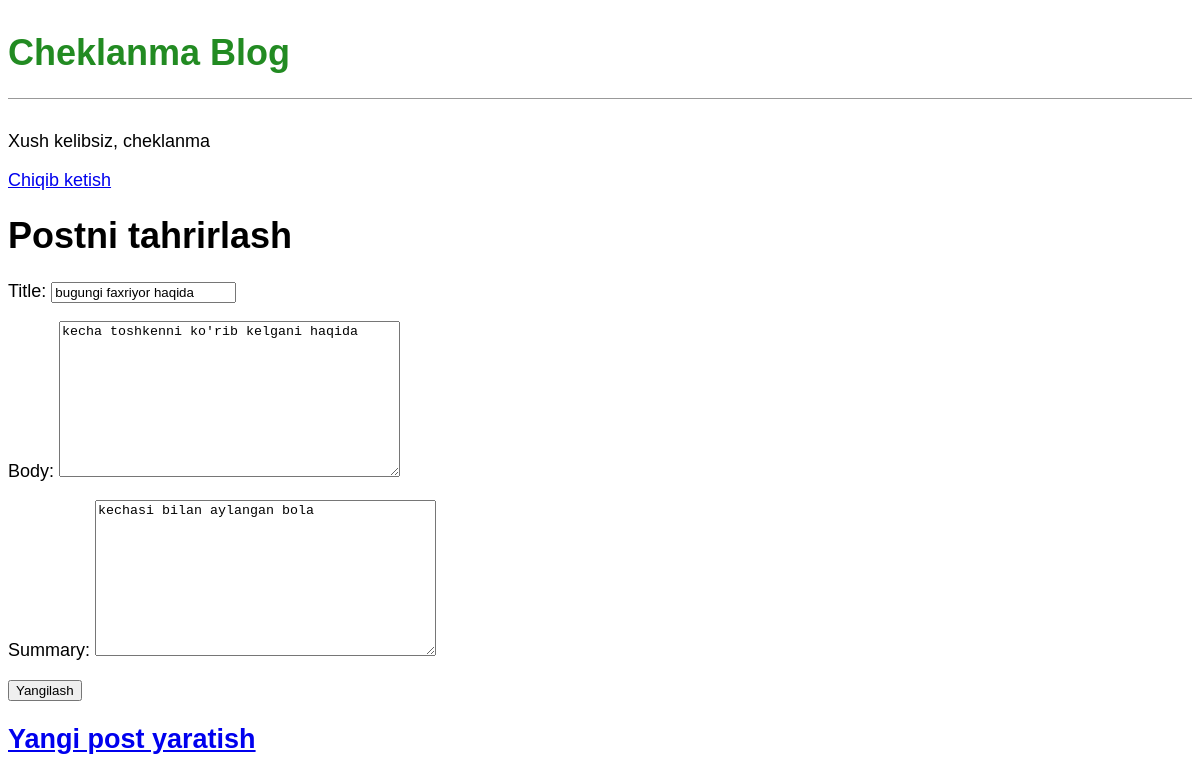
/post/16/edit/ (signed in), run on the app's committed database.
### blog/models.py (models this page shows, shortened)
class Post(models.Model):
    title = models.CharField(max_length=200)
    author = models.ForeignKey(
        'auth.User',
        on_delete=models.CASCADE,
    )
    summary = models.TextField(max_length=400)
    body = models.TextField()

### blog/views.py (the view)
# urls.py: path('post/<int:pk>/edit/',BlogUpdateView.as_view(),name='post_edit'),
class BlogUpdateView(UpdateView):
    model = Post
    template_name = 'post_edit.html'
    fields = ['title', 'body','summary']

### templates/post_edit.html
{% extends 'base.html' %}
{% block content %}
    <h1>Postni tahrirlash</h1>
    <form action = "" method="post">{% csrf_token %}
        {{ form.as_p }}
        <input type="submit" value="Yangilash">
    </form>
{% endblock content %}

### templates/base.html (shortened to what this page needs)
{% load static %}
<!DOCTYPE html>
<html lang="en">
<head>
    <link rel="stylesheet" href = "{% static 'css/base.css' %}">
</head>
<body>
    <header>
        <h1><a href="{% url 'home' %}">Cheklanma Blog</a></h1>
    </header>
    {% if user.is_authenticated %}
        <p>Xush kelibsiz, {{ user.username }}</p>
        <p><a href="{% url 'logout' %}">Chiqib ketish</a></p>
    {% else %}
        <p>
            <a href="{% url 'login' %}">Saytga kirish</a> |
            <a href="{% url 'signup' %}">Ro'yxatdan o'tish</a>
        </p>
    {% endif %}
    <div>
        {% block content %}
        {% endblock content %}
    </div>
    <footer>
        <h2><a href="{% url 'post_new' %}">Yangi post yaratish </a></h2>
    </footer>
</body>
</html>

### static/css/base.css (style rules this page uses)
header { border-bottom: 1px solid #999; margin-bottom: 2rem; display: flex; }
body { font-family: 'Noto Sans JP', sans-serif; font-size: 18px; }
header h1 a { color: ForestGreen; text-decoration: none; }

### data on the page
Post: title "bugungi faxriyor haqida", body "kecha toshkenni ko'rib kelgani haqida", summary "kechasi bilan aylangan bola"

### other printed values
{{ user.username }} "cheklanma"
